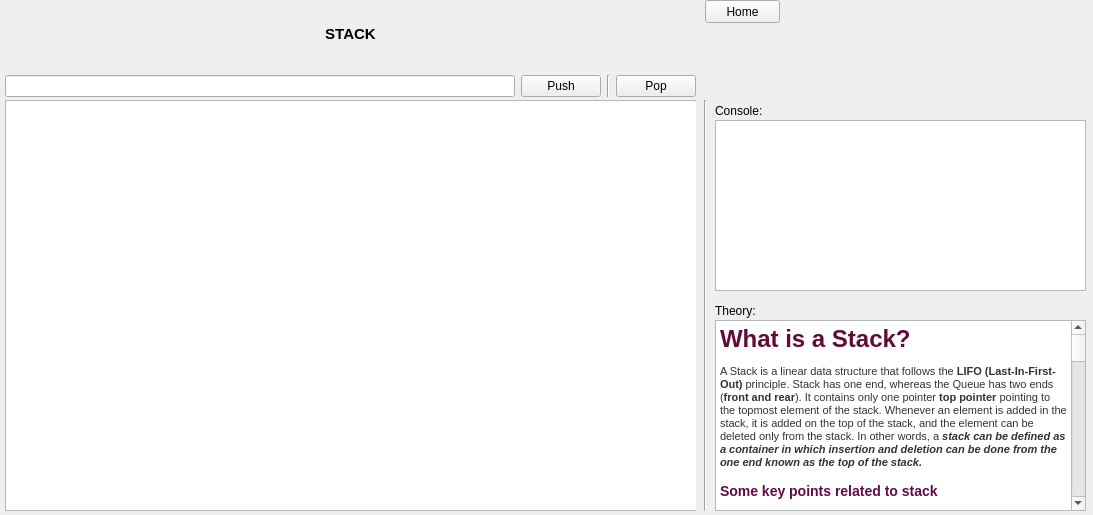
<?xml version="1.0" encoding="UTF-8"?>
<ui version="4.0">
 <class>StackViewClass</class>
 <widget class="QWidget" name="StackViewClass">
  <property name="geometry">
   <rect>
    <x>0</x>
    <y>0</y>
    <width>1093</width>
    <height>515</height>
   </rect>
  </property>
  <property name="windowTitle">
   <string>Form</string>
  </property>
  <widget class="QWidget" name="layoutWidget">
   <property name="geometry">
    <rect>
     <x>5</x>
     <y>0</y>
     <width>691</width>
     <height>97</height>
    </rect>
   </property>
   <layout class="QVBoxLayout" name="stackHeaderAndControlPane">
    <item>
     <widget class="QLabel" name="stackHeaderLabel">
      <property name="layoutDirection">
       <enum>Qt::RightToLeft</enum>
      </property>
      <property name="text">
       <string>&lt;html&gt;&lt;head/&gt;&lt;body&gt;&lt;p&gt;&lt;span style=&quot; font-size:11pt; font-weight:600;&quot;&gt;STACK&lt;/span&gt;&lt;/p&gt;&lt;/body&gt;&lt;/html&gt;</string>
      </property>
      <property name="alignment">
       <set>Qt::AlignCenter</set>
      </property>
     </widget>
    </item>
    <item>
     <layout class="QHBoxLayout" name="stackControlPane">
      <item>
       <widget class="QLineEdit" name="stackInsertLineEdit"/>
      </item>
      <item>
       <widget class="QPushButton" name="stackPushBtn">
        <property name="text">
         <string>Push</string>
        </property>
       </widget>
      </item>
      <item>
       <widget class="Line" name="stackPushPopSepLine">
        <property name="orientation">
         <enum>Qt::Vertical</enum>
        </property>
       </widget>
      </item>
      <item>
       <widget class="QPushButton" name="stackPopBtn">
        <property name="enabled">
         <bool>true</bool>
        </property>
        <property name="text">
         <string>Pop</string>
        </property>
       </widget>
      </item>
     </layout>
    </item>
   </layout>
  </widget>
  <widget class="QLabel" name="stackInfoConsoleLabel">
   <property name="geometry">
    <rect>
     <x>715</x>
     <y>300</y>
     <width>47</width>
     <height>21</height>
    </rect>
   </property>
   <property name="text">
    <string>Theory:</string>
   </property>
  </widget>
  <widget class="QLabel" name="stackConsoleLabel">
   <property name="geometry">
    <rect>
     <x>715</x>
     <y>100</y>
     <width>47</width>
     <height>21</height>
    </rect>
   </property>
   <property name="text">
    <string>Console:</string>
   </property>
  </widget>
  <widget class="QWidget" name="stackAnimAreaPane" native="true">
   <property name="geometry">
    <rect>
     <x>5</x>
     <y>100</y>
     <width>691</width>
     <height>411</height>
    </rect>
   </property>
   <widget class="QGraphicsView" name="stackAnimArea">
    <property name="geometry">
     <rect>
      <x>0</x>
      <y>0</y>
      <width>701</width>
      <height>411</height>
     </rect>
    </property>
   </widget>
  </widget>
  <widget class="QPushButton" name="stackHomeBtn">
   <property name="geometry">
    <rect>
     <x>705</x>
     <y>0</y>
     <width>75</width>
     <height>23</height>
    </rect>
   </property>
   <property name="text">
    <string>Home</string>
   </property>
  </widget>
  <widget class="QPlainTextEdit" name="stackPlainTextEdit">
   <property name="geometry">
    <rect>
     <x>715</x>
     <y>120</y>
     <width>371</width>
     <height>171</height>
    </rect>
   </property>
   <property name="readOnly">
    <bool>true</bool>
   </property>
  </widget>
  <widget class="QTextBrowser" name="stackInfoTextBrowser">
   <property name="geometry">
    <rect>
     <x>715</x>
     <y>320</y>
     <width>371</width>
     <height>191</height>
    </rect>
   </property>
   <property name="html">
    <string>&lt;!DOCTYPE HTML PUBLIC &quot;-//W3C//DTD HTML 4.0//EN&quot; &quot;http://www.w3.org/TR/REC-html40/strict.dtd&quot;&gt;
&lt;html&gt;&lt;head&gt;&lt;meta name=&quot;qrichtext&quot; content=&quot;1&quot; /&gt;&lt;style type=&quot;text/css&quot;&gt;
p, li { white-space: pre-wrap; }
&lt;/style&gt;&lt;/head&gt;&lt;body style=&quot; font-family:'MS Shell Dlg 2'; font-size:8.25pt; font-weight:400; font-style:normal;&quot;&gt;
&lt;h1 style=&quot; margin-top:0px; margin-bottom:12px; margin-left:0px; margin-right:0px; -qt-block-indent:0; text-indent:0px; background-color:#ffffff;&quot;&gt;&lt;span style=&quot; font-family:'Helvetica','sans-serif'; font-size:22pt; font-weight:600; color:#610b38;&quot;&gt;What is a Stack?&lt;/span&gt;&lt;span style=&quot; font-size:8pt; font-weight:600;&quot;&gt; &lt;/span&gt;&lt;/h1&gt;
&lt;p style=&quot; margin-top:12px; margin-bottom:12px; margin-left:0px; margin-right:0px; -qt-block-indent:0; text-indent:0px; background-color:#ffffff;&quot;&gt;&lt;span style=&quot; font-family:'Segoe UI','sans-serif'; font-size:8pt; color:#333333;&quot;&gt;A Stack is a linear data structure that follows the &lt;/span&gt;&lt;span style=&quot; font-family:'Segoe UI','sans-serif'; font-size:8pt; font-weight:600; color:#333333;&quot;&gt;LIFO (Last-In-First-Out)&lt;/span&gt;&lt;span style=&quot; font-family:'Segoe UI','sans-serif'; font-size:8pt; color:#333333;&quot;&gt; principle. Stack has one end, whereas the Queue has two ends (&lt;/span&gt;&lt;span style=&quot; font-family:'Segoe UI','sans-serif'; font-size:8pt; font-weight:600; color:#333333;&quot;&gt;front and rear&lt;/span&gt;&lt;span style=&quot; font-family:'Segoe UI','sans-serif'; font-size:8pt; color:#333333;&quot;&gt;). It contains only one pointer &lt;/span&gt;&lt;span style=&quot; font-family:'Segoe UI','sans-serif'; font-size:8pt; font-weight:600; color:#333333;&quot;&gt;top pointer&lt;/span&gt;&lt;span style=&quot; font-family:'Segoe UI','sans-serif'; font-size:8pt; color:#333333;&quot;&gt; pointing to the topmost element of the stack. Whenever an element is added in the stack, it is added on the top of the stack, and the element can be deleted only from the stack. In other words, a &lt;/span&gt;&lt;span style=&quot; font-family:'Segoe UI','sans-serif'; font-size:8pt; font-weight:600; font-style:italic; color:#333333;&quot;&gt;stack can be defined as a container in which insertion and deletion can be done from the one end known as the top of the stack.&lt;/span&gt;&lt;span style=&quot; font-size:8pt;&quot;&gt; &lt;/span&gt;&lt;/p&gt;
&lt;h3 style=&quot; margin-top:14px; margin-bottom:12px; margin-left:0px; margin-right:0px; -qt-block-indent:0; text-indent:0px; background-color:#ffffff;&quot;&gt;&lt;span style=&quot; font-family:'Helvetica','sans-serif'; font-size:16pt; font-weight:600; color:#610b4b;&quot;&gt;Some key points related to stack&lt;/span&gt;&lt;span style=&quot; font-size:8pt; font-weight:600;&quot;&gt; &lt;/span&gt;&lt;/h3&gt;
&lt;ul type=&quot;circle&quot; style=&quot;margin-top: 0px; margin-bottom: 0px; margin-left: 0px; margin-right: 0px; -qt-list-indent: 1;&quot;&gt;&lt;li style=&quot; font-size:8pt; color:#000000; background-color:#ffffff;&quot; style=&quot; margin-top:0px; margin-bottom:0px; margin-left:0px; margin-right:0px; -qt-block-indent:0; text-indent:0px;&quot;&gt;&lt;span style=&quot; font-family:'Segoe UI','sans-serif';&quot;&gt;It is called as stack because it behaves like a real-world stack, piles of books, etc.&lt;/span&gt; &lt;/li&gt;
&lt;li style=&quot; font-size:8pt; color:#000000; background-color:#ffffff;&quot; style=&quot; margin-top:0px; margin-bottom:0px; margin-left:0px; margin-right:0px; -qt-block-indent:0; text-indent:0px;&quot;&gt;&lt;span style=&quot; font-family:'Segoe UI','sans-serif';&quot;&gt;A Stack is an abstract data type with a pre-defined capacity, which means that it can store the elements of a limited size.&lt;/span&gt; &lt;/li&gt;
&lt;li style=&quot; font-size:8pt; color:#000000; background-color:#ffffff;&quot; style=&quot; margin-top:0px; margin-bottom:12px; margin-left:0px; margin-right:0px; -qt-block-indent:0; text-indent:0px;&quot;&gt;&lt;span style=&quot; font-family:'Segoe UI','sans-serif';&quot;&gt;It is a data structure that follows some order to insert and delete the elements, and that order can be LIFO or FILO.&lt;/span&gt; &lt;/li&gt;&lt;/ul&gt;
&lt;p style=&quot; margin-top:12px; margin-bottom:12px; margin-left:0px; margin-right:0px; -qt-block-indent:0; text-indent:0px; background-color:#ffffff;&quot;&gt;&lt;span style=&quot; font-family:'Helvetica','sans-serif'; font-size:16pt; color:#610b4b;&quot;&gt;Standard Stack Operations&lt;/span&gt;&lt;span style=&quot; font-size:8pt;&quot;&gt; &lt;/span&gt;&lt;/p&gt;
&lt;p style=&quot; margin-top:12px; margin-bottom:12px; margin-left:0px; margin-right:0px; -qt-block-indent:0; text-indent:0px; background-color:#ffffff;&quot;&gt;&lt;span style=&quot; font-family:'Segoe UI','sans-serif'; font-size:12pt; font-weight:600; color:#333333;&quot;&gt;The following are some common operations implemented on the stack:&lt;/span&gt;&lt;span style=&quot; font-size:8pt;&quot;&gt; &lt;/span&gt;&lt;/p&gt;
&lt;ul type=&quot;circle&quot; style=&quot;margin-top: 0px; margin-bottom: 0px; margin-left: 0px; margin-right: 0px; -qt-list-indent: 1;&quot;&gt;&lt;li style=&quot; font-size:8pt; color:#000000; background-color:#ffffff;&quot; style=&quot; margin-top:0px; margin-bottom:0px; margin-left:0px; margin-right:0px; -qt-block-indent:0; text-indent:0px;&quot;&gt;&lt;span style=&quot; font-family:'Segoe UI','sans-serif'; font-size:12pt; font-weight:600;&quot;&gt;push():&lt;/span&gt;&lt;span style=&quot; font-family:'Segoe UI','sans-serif'; font-size:12pt;&quot;&gt; When we insert an element in a stack then the operation is known as a push. If the stack is full then the overflow condition occurs.&lt;/span&gt; &lt;/li&gt;
&lt;li style=&quot; font-size:8pt; color:#000000; background-color:#ffffff;&quot; style=&quot; margin-top:0px; margin-bottom:0px; margin-left:0px; margin-right:0px; -qt-block-indent:0; text-indent:0px;&quot;&gt;&lt;span style=&quot; font-family:'Segoe UI','sans-serif'; font-size:12pt; font-weight:600;&quot;&gt;pop():&lt;/span&gt;&lt;span style=&quot; font-family:'Segoe UI','sans-serif'; font-size:12pt;&quot;&gt; When we delete an element from the stack, the operation is known as a pop. If the stack is empty means that no element exists in the stack, this state is known as an underflow state.&lt;/span&gt; &lt;/li&gt;
&lt;li style=&quot; font-size:8pt; color:#000000; background-color:#ffffff;&quot; style=&quot; margin-top:0px; margin-bottom:0px; margin-left:0px; margin-right:0px; -qt-block-indent:0; text-indent:0px;&quot;&gt;&lt;span style=&quot; font-family:'Segoe UI','sans-serif'; font-size:12pt; font-weight:600;&quot;&gt;isEmpty():&lt;/span&gt;&lt;span style=&quot; font-family:'Segoe UI','sans-serif'; font-size:12pt;&quot;&gt; It determines whether the stack is empty or not.&lt;/span&gt; &lt;/li&gt;
&lt;li style=&quot; font-size:8pt; color:#000000; background-color:#ffffff;&quot; style=&quot; margin-top:0px; margin-bottom:0px; margin-left:0px; margin-right:0px; -qt-block-indent:0; text-indent:0px;&quot;&gt;&lt;span style=&quot; font-family:'Segoe UI','sans-serif'; font-size:12pt; font-weight:600;&quot;&gt;isFull():&lt;/span&gt;&lt;span style=&quot; font-family:'Segoe UI','sans-serif'; font-size:12pt;&quot;&gt; It determines whether the stack is full or not.'&lt;/span&gt; &lt;/li&gt;
&lt;li style=&quot; font-size:8pt; color:#000000; background-color:#ffffff;&quot; style=&quot; margin-top:0px; margin-bottom:0px; margin-left:0px; margin-right:0px; -qt-block-indent:0; text-indent:0px;&quot;&gt;&lt;span style=&quot; font-family:'Segoe UI','sans-serif'; font-size:12pt; font-weight:600;&quot;&gt;peek():&lt;/span&gt;&lt;span style=&quot; font-family:'Segoe UI','sans-serif'; font-size:12pt;&quot;&gt; It returns the element at the given position.&lt;/span&gt; &lt;/li&gt;
&lt;li style=&quot; font-size:8pt; color:#000000; background-color:#ffffff;&quot; style=&quot; margin-top:0px; margin-bottom:0px; margin-left:0px; margin-right:0px; -qt-block-indent:0; text-indent:0px;&quot;&gt;&lt;span style=&quot; font-family:'Segoe UI','sans-serif'; font-size:12pt; font-weight:600;&quot;&gt;count():&lt;/span&gt;&lt;span style=&quot; font-family:'Segoe UI','sans-serif'; font-size:12pt;&quot;&gt; It returns the total number of elements available in a stack.&lt;/span&gt; &lt;/li&gt;
&lt;li style=&quot; font-size:8pt; color:#000000; background-color:#ffffff;&quot; style=&quot; margin-top:0px; margin-bottom:0px; margin-left:0px; margin-right:0px; -qt-block-indent:0; text-indent:0px;&quot;&gt;&lt;span style=&quot; font-family:'Segoe UI','sans-serif'; font-size:12pt; font-weight:600;&quot;&gt;change():&lt;/span&gt;&lt;span style=&quot; font-family:'Segoe UI','sans-serif'; font-size:12pt;&quot;&gt; It changes the element at the given position.&lt;/span&gt; &lt;/li&gt;
&lt;li style=&quot; font-size:8pt; color:#000000; background-color:#ffffff;&quot; style=&quot; margin-top:0px; margin-bottom:12px; margin-left:0px; margin-right:0px; -qt-block-indent:0; text-indent:0px;&quot;&gt;&lt;span style=&quot; font-family:'Segoe UI','sans-serif'; font-size:12pt; font-weight:600;&quot;&gt;display():&lt;/span&gt;&lt;span style=&quot; font-family:'Segoe UI','sans-serif'; font-size:12pt;&quot;&gt; It prints all the elements available in the stack.&lt;/span&gt; &lt;/li&gt;&lt;/ul&gt;
&lt;p style=&quot; margin-top:0px; margin-bottom:12px; margin-left:0px; margin-right:0px; -qt-block-indent:0; text-indent:0px; background-color:#ffffff;&quot;&gt;&lt;span style=&quot; font-family:'Segoe UI','sans-serif'; font-size:12pt; color:#000000;&quot;&gt; &lt;/span&gt;&lt;span style=&quot; font-size:8pt;&quot;&gt; &lt;/span&gt;&lt;/p&gt;
&lt;p style=&quot; margin-top:0px; margin-bottom:12px; margin-left:0px; margin-right:0px; -qt-block-indent:0; text-indent:0px; background-color:#ffffff;&quot;&gt;&lt;span style=&quot; font-family:'Segoe UI','sans-serif'; font-size:12pt; color:#000000;&quot;&gt; &lt;/span&gt;&lt;span style=&quot; font-size:8pt;&quot;&gt; &lt;/span&gt;&lt;/p&gt;
&lt;p style=&quot; margin-top:12px; margin-bottom:0px; margin-left:0px; margin-right:0px; -qt-block-indent:0; text-indent:0px; background-color:#ffffff;&quot;&gt;&lt;span style=&quot; font-family:'Arial','sans-serif'; font-size:15pt; font-weight:600; color:#434343;&quot;&gt;Time Complexity of a Stack storing ‘N’ elements&lt;/span&gt;&lt;span style=&quot; font-size:8pt;&quot;&gt; &lt;/span&gt;&lt;/p&gt;
&lt;p style=&quot; margin-top:0px; margin-bottom:0px; margin-left:0px; margin-right:0px; -qt-block-indent:0; text-indent:0px; background-color:#ffffff;&quot;&gt;&lt;span style=&quot; font-family:'Symbol'; font-size:10pt; color:#616161;&quot;&gt;·&lt;/span&gt;&lt;span style=&quot; font-family:'Times New Roman'; font-size:7pt; color:#616161;&quot;&gt;         &lt;/span&gt;&lt;span style=&quot; font-family:'Arial','sans-serif'; font-size:12pt; color:#000000;&quot;&gt;To access or edit any element stored in a stack, the time taken is &lt;/span&gt;&lt;span style=&quot; font-family:'Arial','sans-serif'; font-size:12pt; font-weight:600; color:#000000;&quot;&gt;O(N)&lt;/span&gt;&lt;span style=&quot; font-family:'Arial','sans-serif'; font-size:12pt; color:#000000;&quot;&gt; as to reach any specific element, all the elements before it has to be removed. &lt;/span&gt;&lt;span style=&quot; font-size:8pt;&quot;&gt; &lt;/span&gt;&lt;/p&gt;
&lt;p style=&quot; margin-top:0px; margin-bottom:0px; margin-left:0px; margin-right:0px; -qt-block-indent:0; text-indent:0px; background-color:#ffffff;&quot;&gt;&lt;span style=&quot; font-family:'Symbol'; font-size:10pt; color:#616161;&quot;&gt;·&lt;/span&gt;&lt;span style=&quot; font-family:'Times New Roman'; font-size:7pt; color:#616161;&quot;&gt;         &lt;/span&gt;&lt;span style=&quot; font-family:'Arial','sans-serif'; font-size:12pt; color:#000000;&quot;&gt;The searching operation also takes a total time of &lt;/span&gt;&lt;span style=&quot; font-family:'Arial','sans-serif'; font-size:12pt; font-weight:600; color:#000000;&quot;&gt;O(N)&lt;/span&gt;&lt;span style=&quot; font-family:'Arial','sans-serif'; font-size:12pt; color:#000000;&quot;&gt;, as reaching any specific element isn’t possible without popping the elements stored before it.&lt;/span&gt;&lt;span style=&quot; font-size:8pt;&quot;&gt; &lt;/span&gt;&lt;/p&gt;
&lt;p style=&quot; margin-top:0px; margin-bottom:0px; margin-left:0px; margin-right:0px; -qt-block-indent:0; text-indent:0px; background-color:#ffffff;&quot;&gt;&lt;span style=&quot; font-family:'Symbol'; font-size:10pt; color:#616161;&quot;&gt;·&lt;/span&gt;&lt;span style=&quot; font-family:'Times New Roman'; font-size:7pt; color:#616161;&quot;&gt;         &lt;/span&gt;&lt;span style=&quot; font-family:'Arial','sans-serif'; font-size:12pt; color:#000000;&quot;&gt;Operations like insertion or deletion in a stack take constant time i.e.&lt;/span&gt;&lt;span style=&quot; font-family:'Arial','sans-serif'; font-size:12pt; font-weight:600; color:#000000;&quot;&gt; O(1)&lt;/span&gt;&lt;span style=&quot; font-family:'Arial','sans-serif'; font-size:12pt; color:#000000;&quot;&gt;.&lt;/span&gt;&lt;span style=&quot; font-size:8pt;&quot;&gt; &lt;/span&gt;&lt;/p&gt;
&lt;p style=&quot; margin-top:12px; margin-bottom:0px; margin-left:0px; margin-right:0px; -qt-block-indent:0; text-indent:0px; background-color:#ffffff;&quot;&gt;&lt;span style=&quot; font-family:'Arial','sans-serif'; font-size:15pt; font-weight:600; color:#434343;&quot;&gt;Space Complexity of Stack&lt;/span&gt;&lt;span style=&quot; font-size:8pt;&quot;&gt; &lt;/span&gt;&lt;/p&gt;
&lt;p style=&quot; margin-top:12px; margin-bottom:0px; margin-left:0px; margin-right:0px; -qt-block-indent:0; text-indent:0px; background-color:#ffffff;&quot;&gt;&lt;span style=&quot; font-family:'Arial','sans-serif'; font-size:12pt; color:#000000;&quot;&gt;Space complexity for each operation in a stack is &lt;/span&gt;&lt;span style=&quot; font-family:'Arial','sans-serif'; font-size:12pt; font-weight:600; color:#000000;&quot;&gt;O(1)&lt;/span&gt;&lt;span style=&quot; font-family:'Arial','sans-serif'; font-size:12pt; color:#000000;&quot;&gt;, as no extra space is required for any operation.&lt;/span&gt;&lt;span style=&quot; font-size:8pt;&quot;&gt; &lt;/span&gt;&lt;/p&gt;
&lt;p style=&quot; margin-top:0px; margin-bottom:12px; margin-left:0px; margin-right:0px; -qt-block-indent:0; text-indent:0px; background-color:#ffffff;&quot;&gt;&lt;span style=&quot; font-family:'Segoe UI','sans-serif'; font-size:12pt; color:#000000;&quot;&gt; &lt;/span&gt;&lt;span style=&quot; font-size:8pt;&quot;&gt; &lt;/span&gt;&lt;/p&gt;
&lt;p style=&quot; margin-top:12px; margin-bottom:12px; margin-left:0px; margin-right:0px; -qt-block-indent:0; text-indent:0px;&quot;&gt;&lt;span style=&quot; font-size:8pt;&quot;&gt;  &lt;/span&gt;&lt;/p&gt;&lt;/body&gt;&lt;/html&gt;</string>
   </property>
  </widget>
  <widget class="Line" name="stackAnimTextAreaSeparator">
   <property name="geometry">
    <rect>
     <x>690</x>
     <y>100</y>
     <width>31</width>
     <height>411</height>
    </rect>
   </property>
   <property name="orientation">
    <enum>Qt::Vertical</enum>
   </property>
  </widget>
 </widget>
 <resources/>
 <connections/>
</ui>
